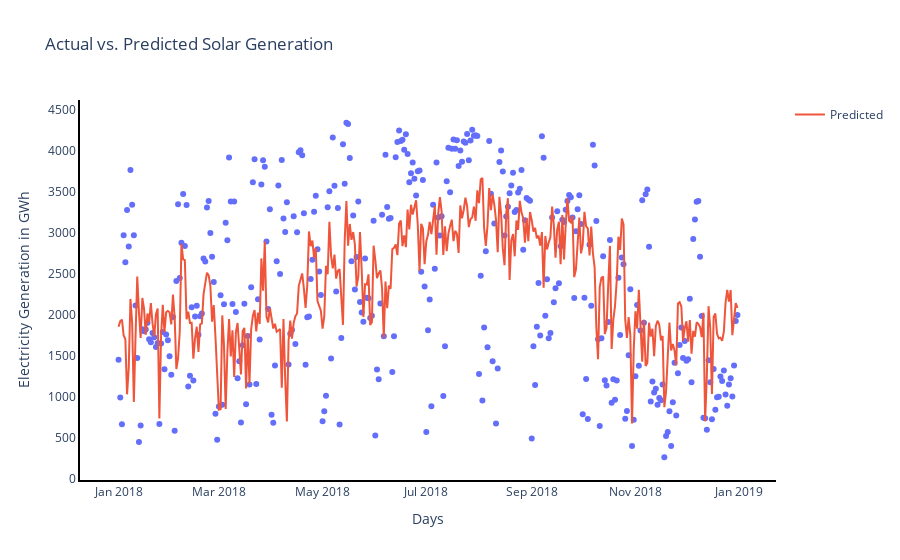
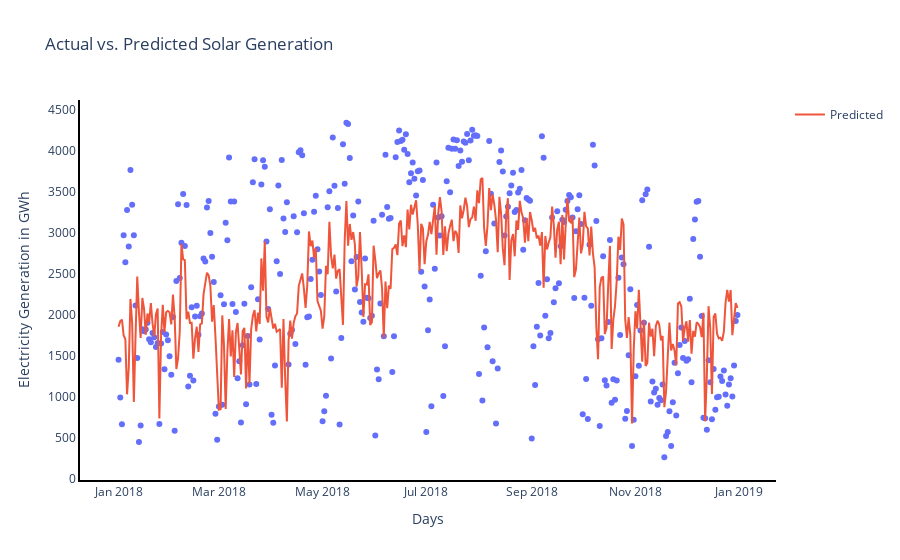

Notebook cell for these charts, in order:
### Code cell
fig = px.scatter(x=test_data['time'], y=test_data[target], title='Actual vs. Predicted Solar Generation')
fig.add_scatter(x=test_data['time'], y=y_pred, mode='lines', name='Predicted')

# Update layout to set background color to white and display axes
fig.update_layout(
    xaxis=dict(
        title='Days',  # Set x-axis title
        showline=True,  # Display x-axis line
        linecolor='black',  # Set x-axis line color
        linewidth=2,  # Set x-axis line width
    ),
    yaxis=dict(
        title='Electricity Generation in GWh',  # Set y-axis title
        showline=True,  # Display y-axis line
        linecolor='black',  # Set y-axis line color
        linewidth=2,  # Set y-axis line width
    ),
    paper_bgcolor='white',  # Set plot background color to white
    plot_bgcolor='white',  # Set figure background color to white
)
fig.show()

### Figure 1 — Plotly figure (JSON) as saved in the notebook; plotly's stock layout.template omitted (floating-point values rounded to 4 significant figures; data arrays with more than 128 entries replaced by an {"elided": "..."} marker saying what was removed)
{"data": [{"hovertemplate": "x=%{x}<br>y=%{y}<extra></extra>", "legendgroup": "", "marker": {"color": "#636efa", "symbol": "circle"}, "mode": "markers", "name": "", "orientation": "v", "showlegend": false, "type": "scatter", "x": {"elided": "365 str values"}, "xaxis": "x", "y": {"elided": "365 float values"}, "yaxis": "y"}, {"mode": "lines", "name": "Predicted", "type": "scatter", "x": {"elided": "365 str values"}, "y": {"elided": "365 float values"}}], "layout": {"legend": {"tracegroupgap": 0}, "paper_bgcolor": "white", "plot_bgcolor": "white", "title": {"text": "Actual vs. Predicted Solar Generation"}, "xaxis": {"anchor": "y", "domain": [0, 1], "linecolor": "black", "linewidth": 2, "showline": true, "title": {"text": "Days"}}, "yaxis": {"anchor": "x", "domain": [0, 1], "linecolor": "black", "linewidth": 2, "showline": true, "title": {"text": "Electricity Generation in GWh"}}}}

### Figure 2 — Plotly figure (JSON) as saved in the notebook; plotly's stock layout.template omitted (floating-point values rounded to 4 significant figures; data arrays with more than 128 entries replaced by an {"elided": "..."} marker saying what was removed)
{"data": [{"hovertemplate": "x=%{x}<br>y=%{y}<extra></extra>", "legendgroup": "", "marker": {"color": "#636efa", "symbol": "circle"}, "mode": "markers", "name": "", "orientation": "v", "showlegend": false, "type": "scatter", "x": {"elided": "365 str values"}, "xaxis": "x", "y": {"elided": "365 float values"}, "yaxis": "y"}, {"mode": "lines", "name": "Predicted", "type": "scatter", "x": {"elided": "365 str values"}, "y": {"elided": "365 float values"}}], "layout": {"legend": {"tracegroupgap": 0}, "paper_bgcolor": "white", "plot_bgcolor": "white", "title": {"text": "Actual vs. Predicted Solar Generation"}, "xaxis": {"anchor": "y", "domain": [0, 1], "linecolor": "black", "linewidth": 2, "showline": true, "title": {"text": "Days"}}, "yaxis": {"anchor": "x", "domain": [0, 1], "linecolor": "black", "linewidth": 2, "showline": true, "title": {"text": "Electricity Generation in GWh"}}}}
